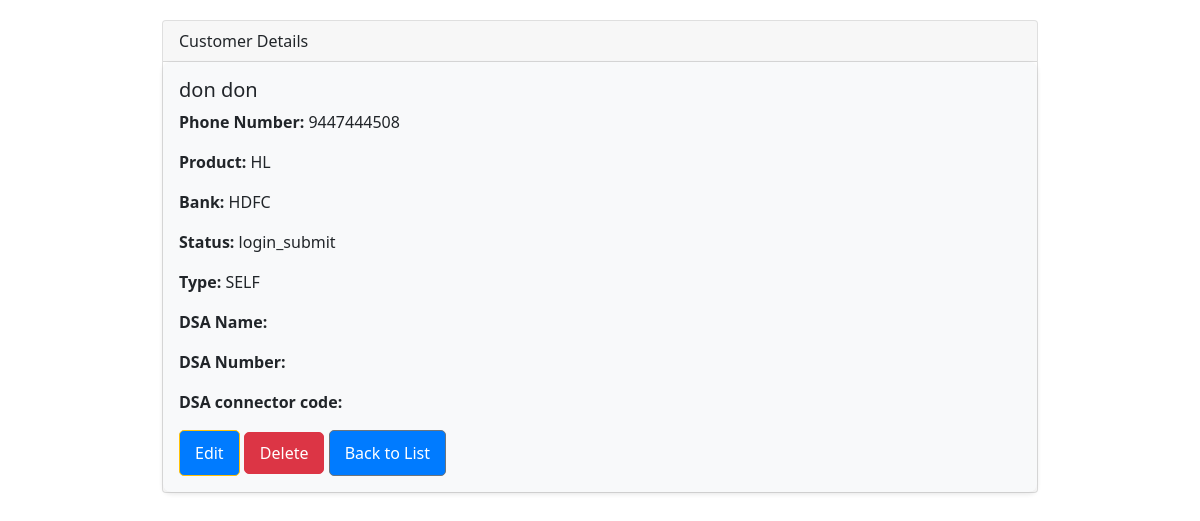
/customers/details/3, run on the app's committed database.
### profiles/models.py (models this page shows, shortened)
class Customer(models.Model):
    f_name = models.CharField(max_length=50)
    l_name = models.CharField(max_length=50)
    phone_num = models.IntegerField()
    product = models.CharField(choices=PRODUCT_CHOICE, max_length=20)
    bank = models.CharField(choices=BANK_CHOICE, max_length=20)
    status = models.CharField(choices=STATUS_CHOICES, max_length=20)
    type = models.CharField(choices=TYPE_CHOICES, max_length=4)
    dsa = models.ForeignKey(DSA, on_delete=models.SET_NULL, null=True, blank=True)
    created_date = models.DateField(auto_now_add=True)

### profiles/views.py (the view)
# urls.py: path('customers/details/<int:pk>',views.details,name='details'),
def details(request,pk):
    fom = get_object_or_404(Customer,pk=pk)
    return render(request,'details.html',{'fom':fom})

### templates/details.html (shortened to what this page needs)
{% extends 'base.html' %}
{% block content %}
<div class="card">
    <div class="card-header">
        Customer Details
    </div>
    <div class="card-body">
        <h5 class="card-title">{{ fom.f_name }} {{ fom.l_name }}</h5>
        <p class="card-text"><strong>Phone Number:</strong> {{ fom.phone_num }}</p>
        <p class="card-text"><strong>Product:</strong> {{ fom.product }}</p>
        <p class="card-text"><strong>Bank:</strong> {{ fom.bank }}</p>
        <p class="card-text"><strong>Status:</strong> {{ fom.status }}</p>
        <p class="card-text"><strong>Type:</strong> {{ fom.type }}</p>
        <p class="card-text"><strong>DSA Name:</strong> {{ fom.dsa_name}}</p>
        <p class="card-text"><strong>DSA Number:</strong> {{ fom.dsa_number}}</p>
        <p class="card-text"><strong>DSA connector code:</strong> {{ fom.dsa_connector_code}}</p>
        <a href="{% url 'edit' fom.pk %}" class="btn btn-warning">Edit</a>
        <a href="{% url 'delete' fom.pk %}" class="btn btn-danger">Delete</a>
        <a href="{% url 'list' %}" class="btn btn-secondary">Back to List</a>
    </div>
</div>
{% endblock %}

### templates/base.html (style rules this page uses)
body { padding-top: 20px; padding-bottom: 20px; }
.card { margin-bottom: 20px; }
.card-body { background-color: #f8f9fa; border-radius: 8px; box-shadow: 0 2px 5px rgba(0, 0, 0, 0.1); }
a { text-decoration: none; }
.btn { background-color: #007bff; color: #fff; padding: 10px 15px; border-radius: 5px; text-align: center; }
.btn-danger { background-color: #dc3545; color: white; padding: 8px 15px; text-align: center; border-radius: 5px; }

### data on the page
Customer: f_name "don", l_name "don", phone_num "9447444508", product "HL", bank "HDFC", status "login_submit", type "SELF"
